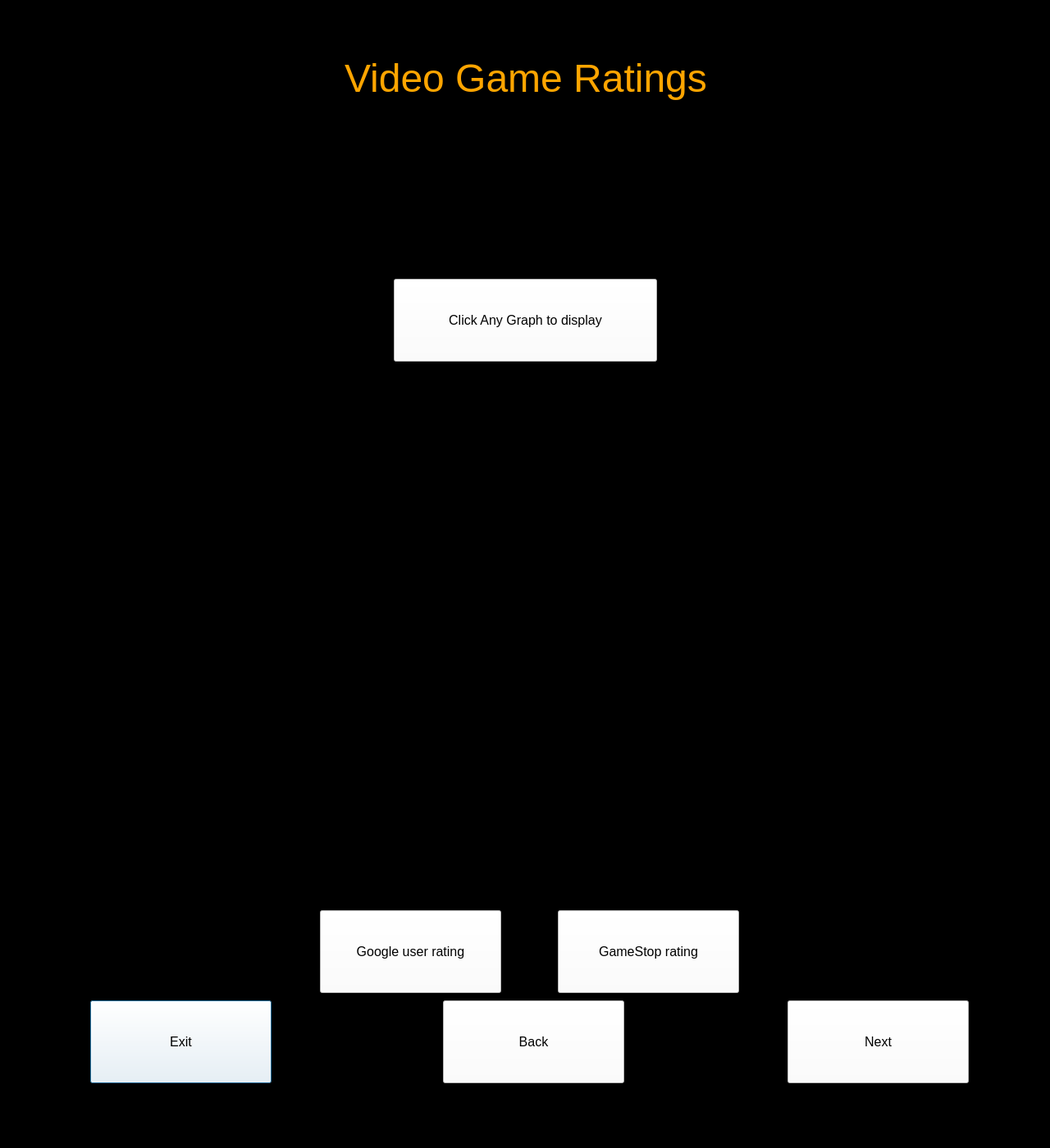
<?xml version="1.0" encoding="UTF-8"?>
<ui version="4.0">
 <class>Dialog</class>
 <widget class="QDialog" name="Dialog">
  <property name="geometry">
   <rect>
    <x>0</x>
    <y>0</y>
    <width>1280</width>
    <height>1400</height>
   </rect>
  </property>
  <property name="windowTitle">
   <string>Dialog</string>
  </property>
  <property name="styleSheet">
   <string notr="true">QDialog {background: black}</string>
  </property>
  <widget class="QLabel" name="Title">
   <property name="geometry">
    <rect>
     <x>420</x>
     <y>20</y>
     <width>471</width>
     <height>151</height>
    </rect>
   </property>
   <property name="font">
    <font>
     <family>MS Sans Serif</family>
     <pointsize>36</pointsize>
    </font>
   </property>
   <property name="styleSheet">
    <string notr="true">QLabel{color:orange}</string>
   </property>
   <property name="text">
    <string>Video Game Ratings</string>
   </property>
  </widget>
  <widget class="QPushButton" name="close">
   <property name="geometry">
    <rect>
     <x>110</x>
     <y>1220</y>
     <width>221</width>
     <height>101</height>
    </rect>
   </property>
   <property name="font">
    <font>
     <pointsize>12</pointsize>
    </font>
   </property>
   <property name="styleSheet">
    <string notr="true">QPushButton {background: white}
QPushButton {color: black}
QPushButton:hover{background:orange}</string>
   </property>
   <property name="text">
    <string>Exit</string>
   </property>
  </widget>
  <widget class="QPushButton" name="next">
   <property name="geometry">
    <rect>
     <x>960</x>
     <y>1220</y>
     <width>221</width>
     <height>101</height>
    </rect>
   </property>
   <property name="font">
    <font>
     <pointsize>12</pointsize>
    </font>
   </property>
   <property name="styleSheet">
    <string notr="true">QPushButton {background: white}
QPushButton {color: black}
QPushButton:hover{background:orange}</string>
   </property>
   <property name="text">
    <string>Next</string>
   </property>
  </widget>
  <widget class="QPushButton" name="game_stop">
   <property name="geometry">
    <rect>
     <x>680</x>
     <y>1110</y>
     <width>221</width>
     <height>101</height>
    </rect>
   </property>
   <property name="font">
    <font>
     <pointsize>12</pointsize>
    </font>
   </property>
   <property name="styleSheet">
    <string notr="true">QPushButton {background: white}
QPushButton {color: black}
QPushButton:hover{background:orange}</string>
   </property>
   <property name="text">
    <string>GameStop rating</string>
   </property>
  </widget>
  <widget class="QPushButton" name="Graph1">
   <property name="geometry">
    <rect>
     <x>480</x>
     <y>340</y>
     <width>321</width>
     <height>101</height>
    </rect>
   </property>
   <property name="font">
    <font>
     <pointsize>12</pointsize>
    </font>
   </property>
   <property name="styleSheet">
    <string notr="true">QPushButton {background: white}
QPushButton {color: black}
QPushButton:hover{background:rgb(202, 202, 202)}</string>
   </property>
   <property name="text">
    <string>Click Any Graph to display</string>
   </property>
  </widget>
  <widget class="QLabel" name="label">
   <property name="geometry">
    <rect>
     <x>110</x>
     <y>190</y>
     <width>1071</width>
     <height>881</height>
    </rect>
   </property>
   <property name="text">
    <string/>
   </property>
  </widget>
  <widget class="QPushButton" name="rating">
   <property name="geometry">
    <rect>
     <x>390</x>
     <y>1110</y>
     <width>221</width>
     <height>101</height>
    </rect>
   </property>
   <property name="font">
    <font>
     <pointsize>12</pointsize>
    </font>
   </property>
   <property name="styleSheet">
    <string notr="true">QPushButton {background: white}
QPushButton {color: black}
QPushButton:hover{background:orange}</string>
   </property>
   <property name="text">
    <string>Google user rating</string>
   </property>
  </widget>
  <widget class="QPushButton" name="back">
   <property name="geometry">
    <rect>
     <x>540</x>
     <y>1220</y>
     <width>221</width>
     <height>101</height>
    </rect>
   </property>
   <property name="font">
    <font>
     <pointsize>12</pointsize>
    </font>
   </property>
   <property name="styleSheet">
    <string notr="true">QPushButton {background: white}
QPushButton {color: black}
QPushButton:hover{background:orange}</string>
   </property>
   <property name="text">
    <string>Back</string>
   </property>
  </widget>
  <zorder>Graph1</zorder>
  <zorder>Title</zorder>
  <zorder>close</zorder>
  <zorder>next</zorder>
  <zorder>game_stop</zorder>
  <zorder>rating</zorder>
  <zorder>back</zorder>
  <zorder>label</zorder>
 </widget>
 <resources/>
 <connections/>
</ui>
